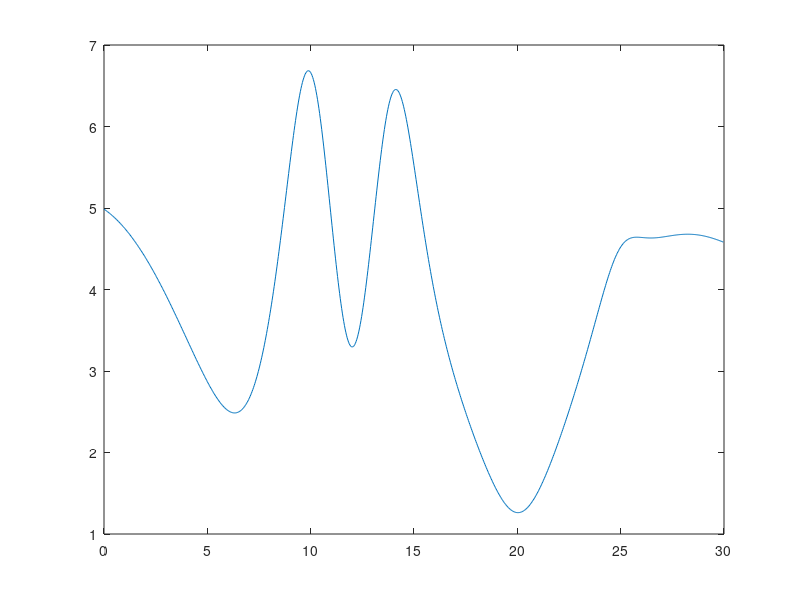
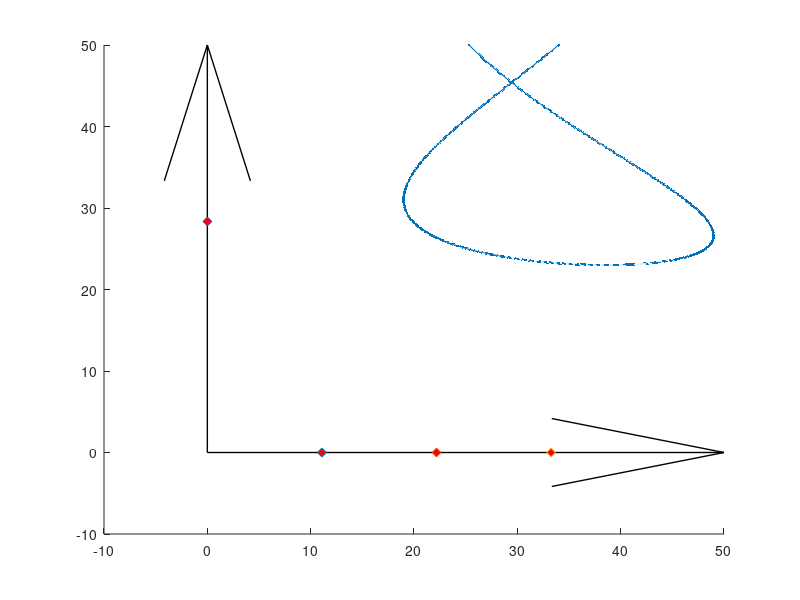

These charts were generated, in order, by the following MATLAB code: (Note: this script raises an error after producing the figures.)
% close all;
clear variables;

t = 0:1/30:30;

% x = 35+5*sin(t);
% y = 35+5*cos(t);
% z = 7+0.5*t;

x = -15.*sin(0.23.*t) + 34;
y = 0.12.*t.*(t-30) + 50;
z = 15*atan(0.5.*t - 5) - 14.*atan(0.5.*t-7)+ 5.*atan(0.5.*(t-25)) +12 ;%+ 9*atan(0.5.*t-15) +12;

dx = diff(x);
dy = diff(y);
dz = diff(z);
dt = 1/30;
v = sqrt((dx/dt).^2 + (dy/dt).^2 + (dz/dt).^2);
figure(); plot(t(1:end-1),v);

% comet3(x(1:2:end),y(1:2:end),z(1:2:end));

figure(); hold on;
% subplot(1,2,1);
plot3(x,y,z,".-");

% comet3(x,y,z);

%%%
% origin pos   = 32     , 35     , 240
% station1 pos = 32.0001, 35     , 240
% station2 pos = 32.0002, 35     , 240
% station3 pos = 32.0003, 35     , 240
% station4 pos = 32     , 34.9997, 240
%%%

cams_pos = [1.1089099908e+01 -3.3595082272e-10 -9.6773529616e-06;
            2.2178199991e+01 -7.1217698400e-11 -3.8707022709e-05;
            3.3267300250e+01 -1.9819523799e-10 -8.7093016935e-05;
            3.9329437112e-05  2.8349008236e+01 -6.2940256218e-05;];

Rz = @(psi) [cos(psi), sin(psi), 0;
            -sin(psi), cos(psi), 0;
            0        , 0        ,1];

Ry = @(theta) [cos(theta), 0    , -sin(theta);
               0         , 1    , 0          ;
               sin(theta), 0    , cos(theta)];

Rx = @(phi) [1, 0       , 0       ;
             0, cos(phi), sin(phi);
             0, -sin(phi), cos(phi)];

DCM_origin2camera = @(psi, theta, phi) Rx(deg2rad(phi))*Ry(deg2rad(theta))*Rz(deg2rad(psi));


camera_angles = [70, -25, 0.0000;
                90, -25, 0;
                80, -25, 0;
                0, -25, 0.0000;];

% camera_DCMs 

for i = 1:length(camera_angles)
    camera_DCMs(i,:,:) = DCM_origin2camera(camera_angles(i,1),camera_angles(i,2),camera_angles(i,3));
end 



% Draw Origin System
quiver3(0,0,0,50,0,0,"off", "Color","k","LineWidth",1);
quiver3(0,0,0,0,50,0,"off", "Color","k","LineWidth",1);
quiver3(0,0,0,0,0,50,"off", "Color","k","LineWidth",1);

% Draw Stations
for i = 1:length(cams_pos)
    pos = cams_pos(i,:);
    scatter3(pos(1),pos(2),pos(3), 40,"MarkerFaceColor",'r', "Marker",'diamond');
end

Vertical_halfAngle_deg = 26.1;
Horizontal_halfAngle_deg = 47;
depth_m = 10;
DrawCamsFOV(gca(), cams_pos, camera_angles, Vertical_halfAngle_deg, Horizontal_halfAngle_deg, depth_m);

axis equal;
xlim([-5, 55]);
ylim([-5, 55]);
zlim([-10, 55]);
xlabel("X");
ylabel("Y");
zlabel("Z");
view(3); grid on;


%% Azimuth elevation calc

syms theta psi or2cam

cam2drone = Ry(theta)*Rz(psi);
disp(transpose(cam2drone)*[1;0;0]);

for cam_i = 1:length(camera_DCMs)
    for point_i = 1:length(x)
        Vec = [x(point_i);y(point_i);z(point_i)] - [cams_pos(cam_i,1);cams_pos(cam_i,2);cams_pos(cam_i,3)];
        Test_Length(cam_i, point_i) = norm(Vec);
        Vec = Vec./norm(Vec);

        DCM_or2cam = DCM_origin2camera(camera_angles(cam_i,1),camera_angles(cam_i,2),camera_angles(cam_i,3));
        Vec_CAM = DCM_or2cam*Vec;

        theta = -asin(Vec_CAM(3));
        azimuth = atan(Vec_CAM(2)/Vec_CAM(1));
        
        Trajectory_elev_azim(cam_i, point_i, :) = [theta, azimuth];

       
    end
end


%% Test

for cam_i = 1:length(camera_DCMs)
    for point_i = 1:length(x)
        tehta_azimuth_vec = reshape(Trajectory_elev_azim(cam_i, point_i,:),1,2);
        pos = cams_pos(cam_i,:);
        vector_cam2drone_CAM = (Ry(Trajectory_elev_azim(cam_i,point_i,1))*Rz(Trajectory_elev_azim(cam_i, point_i,2)))'*[1;0;0]*Test_Length(cam_i, point_i);
        DCM_or2cam = DCM_origin2camera(camera_angles(cam_i,1),camera_angles(cam_i,2),camera_angles(cam_i,3));
        vector_cam2drone_ORIGIN = DCM_or2cam'*vector_cam2drone_CAM;

        drone_position(cam_i, point_i,:) = pos' + vector_cam2drone_ORIGIN;
    end
end

plot3(drone_position(1,:,1),drone_position(1,:,2),drone_position(1,:,3), "r--");
plot3(drone_position(2,:,1),drone_position(2,:,2),drone_position(2,:,3), "g--");
plot3(drone_position(3,:,1),drone_position(3,:,2),drone_position(3,:,3), "k--");
plot3(drone_position(4,:,1),drone_position(4,:,2),drone_position(4,:,3), "y--");

disp("DONE WITH TESTING");

%% DROP TO FILE

A = (1920/2)/tand(47);
B = (1080/2)/tand(26.1);


FILE = fopen("injection_data.csv", "w");

for point_i = 1:length(Trajectory_elev_azim(1,:,1))
    for cams_i = 1:length(camera_angles)
        
        az = Trajectory_elev_azim(cams_i, point_i, 2);
        el = Trajectory_elev_azim(cams_i, point_i, 1);

        pix_1 = 1920/2 - A*tan(az);
        pix_2 = 1080/2 + B/cos(az)*tan(el);

        if (pix_1 > 1920 || pix_1 < 0)
            continue;
        end
        if (pix_2 > 1080 || pix_2 < 0)
            continue;
        end
        str_write = sprintf("%.0f,%.10f,%.10f,%.10f\n", cams_i,round(pix_1), round(pix_2), t(point_i));
%         str_write = [cams_i, pix_1, pix_2];
        fprintf(FILE,str_write);
    end
end
fclose(FILE);
disp("DONE WITH CREATING INJECTION FILE");

return;
%% Analysis

clear Solution Stations;
run("..//..//Logs//SystemLog.m");
run("..//..//Logs//DataLog.m");

time_epsilon = 10^-9;
dt = 1/30;

% Calculate original distances from origin:
Original_times = t;
r_squared= x.*x + y.*y + z.*z;
Original_r = sqrt(r_squared);

% Calculate solution distances from origin:
Solution_times = Solution(:,1)-Solution(1,1);


f1 = figure(); ax1 = subplot(1,1,1, "Parent", f1); hold on;
f2 = figure(); ax2 = subplot(1,1,1, "Parent", f2); hold on;

time_sub_array = [];
Distance_error_sub_array = [];
Calculated_Position_sub_array = [];

for time_indx_solution = 1:length(Solution_times)    
    time_indx_generated = fix((Solution_times(time_indx_solution)+time_epsilon)/dt)+1;
    
    %%%%%%%%%%%%%%%% Actual calculation:
    
    x2 = (x(time_indx_generated) - Solution(time_indx_solution,2))^2;
    y2 = (y(time_indx_generated) - Solution(time_indx_solution,3))^2;
    z2 = (z(time_indx_generated) - Solution(time_indx_solution,4))^2;
    R = sqrt(x2 + y2 + z2);

    distance_error_value = R;

    %%%%
    position_vec = [Solution(time_indx_solution,2), Solution(time_indx_solution,3), Solution(time_indx_solution,4)];
    %%%%%%%%%%%%%%%%%

    time_sub_array = [time_sub_array, t(time_indx_generated)];
    Distance_error_sub_array = [Distance_error_sub_array, distance_error_value];
    Calculated_Position_sub_array = [Calculated_Position_sub_array; position_vec];

    if (time_indx_solution < length(Solution_times)) 
        if (abs((Solution_times(time_indx_solution+1) - Solution_times(time_indx_solution))-dt) < time_epsilon)
            continue;
        end
    end
    % Plot:
    plot(ax1, time_sub_array, Distance_error_sub_array,".-");
    plot3(ax2, Calculated_Position_sub_array(:,1), Calculated_Position_sub_array(:,2), Calculated_Position_sub_array(:,3),"r.-");
    % Reset the Arrays:
    time_sub_array = [];
    Distance_error_sub_array = [];
    Calculated_Position_sub_array = [];
end


xlabel(ax1, "Time [sec]");
ylabel(ax1, "Distance Error [m]");
grid(ax1, "on");

plot3(ax2,x,y,z,"Color",[0 0.4470 0.7410]);
axis(ax2,"equal");
% xlim(ax2,[-5, 55]);
% ylim(ax2,[-5, 55]);
% zlim(ax2,[-10, 55]);
xlabel(ax2,"X");
ylabel(ax2,"Y");
zlabel(ax2,"Z");
view(ax2,3); grid on;


figure(); hold on;
plot3(x,y,z,".-");


% Draw Stations
for i = 1:length(cams_pos)
    pos = cams_pos(i,:);
    scatter3(pos(1),pos(2),pos(3), 40,"MarkerFaceColor",'r', "Marker",'diamond');
end
DrawCamsFOV(gca(), cams_pos, camera_angles, Vertical_halfAngle_deg, Horizontal_halfAngle_deg, depth_m);

% Draw Stations from simulation:
VEC_LEN = 10;
for station_i = 1:length(Stations.position)
    pos = Stations.position(station_i,:);
    mat = reshape(Stations.Origin2StationDCM(station_i,:,:), 3,3)' .* VEC_LEN;

    quiver3(pos(1),pos(2),pos(3),mat(1,1),mat(2,1),mat(3,1),"off", "Color","r","LineWidth",1);
    quiver3(pos(1),pos(2),pos(3),mat(1,2),mat(2,2),mat(3,2),"off", "Color","g","LineWidth",1);
    quiver3(pos(1),pos(2),pos(3),mat(1,3),mat(2,3),mat(3,3),"off", "Color","b","LineWidth",1);
end

axis equal;
xlim([-5, 55]);
ylim([-5, 55]);
zlim([-10, 55]);
xlabel("X");
ylabel("Y");
zlabel("Z");
view(3); grid on;

%% HELPER FUNCS 


function DrawCamsFOV(ax, cams_pos, camera_angles, Vertical_halfAngle_deg, Horizontal_halfAngle_deg, depth_m)
    Rz = @(psi) [cos(psi), sin(psi), 0;
            -sin(psi), cos(psi), 0;
            0        , 0        ,1];

    Ry = @(theta) [cos(theta), 0    , -sin(theta);
                   0         , 1    , 0          ;
                   sin(theta), 0    , cos(theta)];
   
    Rx = @(phi) [1, 0       , 0       ;
                 0, cos(phi), sin(phi);
                 0, -sin(phi), cos(phi)];

    DCM_cam2vec = @(psi, theta) Ry(deg2rad(theta))*Rz(deg2rad(psi));
    DCM_origin2camera = @(psi, theta, phi) Rx(deg2rad(phi))*Ry(deg2rad(theta))*Rz(deg2rad(psi));
    
    % Calculation of corner elevation given image-canter elevation:
    A = 1/tand(Vertical_halfAngle_deg);
    A_star = A/cosd(Horizontal_halfAngle_deg);
    corner_elevation = atand(1/A_star);

    v1 = DCM_cam2vec(Horizontal_halfAngle_deg, -corner_elevation)'*[1;0;0];
    v2 = DCM_cam2vec(-Horizontal_halfAngle_deg, -corner_elevation)'*[1;0;0];
    v3 = DCM_cam2vec(-Horizontal_halfAngle_deg, corner_elevation)'*[1;0;0];
    v4 = DCM_cam2vec(Horizontal_halfAngle_deg, corner_elevation)'*[1;0;0];
    
    % Scaling up the vector fo the desired depth
    v_len = depth_m/([1,0,0]*v1);
    
    colors = ['r', 'g', 'b', 'y', 'k', "m"];
    mat_size = size(cams_pos);
    for camera_i = 1:mat_size(1)
        psi = camera_angles(camera_i,1);
        theta = camera_angles(camera_i,2);
        phi = camera_angles(camera_i,3);
        
        DCM_ori2cam = DCM_origin2camera(psi,theta,phi);
        v1_cam = DCM_ori2cam'*v1.*v_len;
        v2_cam = DCM_ori2cam'*v2.*v_len;
        v3_cam = DCM_ori2cam'*v3.*v_len;
        v4_cam = DCM_ori2cam'*v4.*v_len;
        
        points(1,:) = cams_pos(camera_i,:) + v1_cam';
        points(2,:) = cams_pos(camera_i,:) + v2_cam';
        points(3,:) = cams_pos(camera_i,:) + v3_cam';
        points(4,:) = cams_pos(camera_i,:) + v4_cam';
        points(5,:) = cams_pos(camera_i,:);

        face_indx_sides = [2,5,3,2;
                         3,5,4,3;
                         4,5,1,4;
                         1,5,2,1]';
        face_indx_bottom = [1,2,3,4,1]';
        
        xc = points(:,1);
        yc = points(:,2);
        zc = points(:,3);
        patch(ax, xc(face_indx_sides), yc(face_indx_sides), zc(face_indx_sides), colors(camera_i), 'facealpha', 0.06);
        patch(ax, xc(face_indx_bottom), yc(face_indx_bottom), zc(face_indx_bottom), colors(camera_i), 'facealpha', 0.06);
    
        %%%%%
        
%         vg = DCM_cam2vec(0, -Vertical_halfAngle_deg)'*[1;0;0];
%         v_len_g = depth_m/([1,0,0]*vg);
%         vg_cam = DCM_ori2cam'*vg.*v_len_g;
%         point = cams_pos(camera_i,:) + vg_cam';
%         s=scatter3(point(1),point(2),point(3), 40,"MarkerEdgeColor",'k', "Marker",'.');
% 
%         vg = DCM_cam2vec(Horizontal_halfAngle_deg, 0)'*[1;0;0];
%         v_len_g = depth_m/([1,0,0]*vg);
%         vg_cam = DCM_ori2cam'*vg.*v_len_g;
%         point = cams_pos(camera_i,:) + vg_cam';
%         s=scatter3(point(1),point(2),point(3), 40,"MarkerEdgeColor",'k', "Marker",'.');
        %%%%%
    
    end
end
